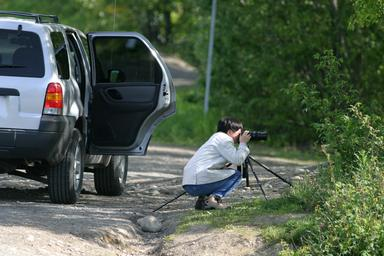
#> input picture files/images/Training/20000.jpg, 384 x 256 px, given as the content of the folder ./../Test_Images/Testing_input/, which was not available
$ python CreateTrainingWithRotation.py   (Python 2 division)
#> lines starting #> are read from the running program, lines starting #| are printed output that depends on the picture; pictures that were not available may be replaced by others from this repository, and a replacement may not be noted
'''
Created on Nov 27, 2015

@author: kannanharidas
'''

import Image
import os
from random import randint
from fileinput import filename
import csv
import shutil


def super_impose_image_for_testing(image_file, rotate, filepath_to_save, file_name, type):
    # background = Image.open(testing_files_path+file_name)
    if type == 0:
        background = Image.open(testing_files_path + file_name)
    else:
        background = Image.open(training_files_path + file_name)

    foreground = Image.open(image_file)
    new_foreground = foreground.convert('RGBA')
    # size = new_foreground.size
    # angle_rand = randint(0,340)
    # print "size = "+str(new_foreground.size)
    new_foreground_rotate = new_foreground.rotate(rotate)
    # new_foreground.rotate(180).show()
    print file_name + " modified!"
    x, y = foreground.size
    x_rand = randint(0, (384 - x))
    y_rand = randint(0, (256 - y))
    background.paste(new_foreground_rotate, (x_rand, y_rand, x_rand + x, y_rand + y), new_foreground_rotate)
    background.save(filepath_to_save)
    # test_files_with_sparky = test_files_with_sparky +1
    testing_files_label[file_name] = 1


def write_csv(file_path_to_save, values):
    training_files_labels_file = open(file_path_to_save, "wb")
    writer1 = csv.writer(training_files_labels_file)
    # testing_files_labels_file = open(testing_filepath+"testing_files_labels.csv","wb")
    # writer2 = csv.writer(testing_files_labels_file)

    for key, value in values.iteritems():
        writer1.writerow([key, value])
    # for key, value in values_testing.iteritems():
    #     writer2.writerow([key,value])
    training_files_labels_file.close()
    # testing_files_labels_file.close()


########################################################################################################################


# [36 lines left out: functions randomize_spary_superimposition, testing_data_full_random, not called in this run]


########################################################################################################################

def small_sparky_superimposition(filepath_to_save, file_name, type):
    super_impose_image_for_testing("rsz_sparky.gif", 0, filepath_to_save, file_name, type)


# [25 lines left out: function output_data_small_sparky, not called in this run]


########################################################################################################################


def large_sparky_superimposition(filepath_to_save, file_name, type):
    super_impose_image_for_testing("sparky_large.gif", 0, filepath_to_save, file_name, type)


# [25 lines left out: function output_data_large_sparky, not called in this run]


########################################################################################################################


def small_sparky_with_angle_superimposition(filepath_to_save, file_name, type):
    super_impose_image_for_testing("rsz_sparky.gif", randint(0, 340), filepath_to_save, file_name, type)


def output_data_small_sparky_with_angle():
    for file_name in test_file_names:
        try:
            rand_int = randint(0, 20)
            if rand_int % 2 == 0:
                small_sparky_with_angle_superimposition(testing_files_path_with_small_sparky_rotate + file_name,
                                                        file_name, 0)
            else:
                shutil.copyfile(testing_files_path + file_name, testing_files_path_with_small_sparky_rotate + file_name)
                testing_files_label[file_name] = 0
        except Exception as detail:
            print "Something bad has happened!!! This is the error ==> ", detail
    write_csv(testing_files_path_with_small_sparky_rotate + "testing_files_labels.csv", testing_files_label)

    for file_name in train_file_names:
        try:
            rand_int = randint(0, 20)
            if rand_int % 2 == 0:
                small_sparky_with_angle_superimposition(training_files_path_with_small_sparky_rotate + file_name,
                                                        file_name, 1)
            else:
                shutil.copyfile(training_files_path + file_name,
                                training_files_path_with_small_sparky_rotate + file_name)
                training_files_label[file_name] = 0
        except Exception as detail:
            print "Something bad has happened!!! This is the error ==> ", detail
    write_csv(training_files_path_with_small_sparky_rotate + "training_files_labels.csv", training_files_label)


########################################################################################################################


def large_sparky_with_angle_superimposition(filepath_to_save, file_name, type):
    super_impose_image_for_testing("sparky_large.gif", randint(0, 340), filepath_to_save, file_name, type)


def output_data_large_sparky_with_angle():
    testing_files_label = {}
    training_files_label = {}
    for file_name in test_file_names:
        try:
            rand_int = randint(0, 20)
            if rand_int % 2 == 0:
                large_sparky_with_angle_superimposition(testing_files_path_with_large_sparky_rotate + file_name, file_name, 0)
#> in super_impose_image_for_testing, background is the input picture: PIL image 384x256 RGB; mean R, G, B 79.9, 93.7, 76.5
#> in super_impose_image_for_testing, `new_foreground_rotate = new_foreground.rotate(rotate)`:
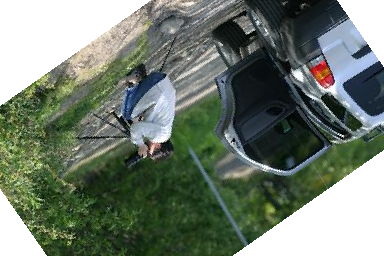
#> new_foreground_rotate: PIL image 384x256 RGBA; mean R, G, B, A 62.2, 73.5, 60.6, 205; transparent parts drawn white
#> in super_impose_image_for_testing, `background.paste(new_foreground_rotate, (x_rand, y_rand, x_rand + x, y..`:
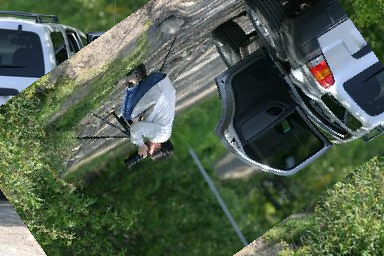
#> background: PIL image 384x256 RGB; mean R, G, B 80.7, 95.5, 77.3
            else:
                shutil.copyfile(testing_files_path + file_name, testing_files_path_with_large_sparky_rotate + file_name)
                testing_files_label[file_name] = 0
        except Exception as detail:
            print "Something bad has happened!!! This is the error ==> ", detail
    write_csv(testing_files_path_with_large_sparky_rotate + "testing_files_labels.csv", testing_files_label)

    for file_name in train_file_names:
        try:
            rand_int = randint(0, 20)
            if rand_int % 2 == 0:
                large_sparky_with_angle_superimposition(training_files_path_with_large_sparky_rotate + file_name, file_name, 1)
#> call 2 of super_impose_image_for_testing, with image_file = 'sparky_large.gif', rotate = 248, file_name = '20000.jpg', type = 1
#> in super_impose_image_for_testing (call 2), `new_foreground_rotate = new_foreground.rotate(rotate)`:
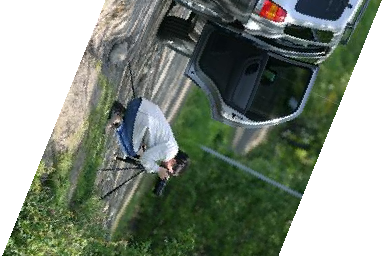
#> new_foreground_rotate: PIL image 384x256 RGBA; mean R, G, B, A 57.5, 67.3, 54.8, 183.4; transparent parts drawn white
#> in super_impose_image_for_testing (call 2), `background.paste(new_foreground_rotate, (x_rand, y_rand, x_rand + x, y..`:
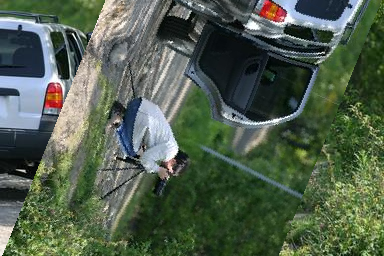
#> background: PIL image 384x256 RGB; mean R, G, B 80.6, 95, 76.9
            else:
                shutil.copyfile(training_files_path + file_name,
                                training_files_path_with_large_sparky_rotate + file_name)
                training_files_label[file_name] = 0
        except Exception as detail:
            print "Something bad has happened!!! This is the error ==> ", detail
    write_csv(training_files_path_with_large_sparky_rotate + "training_files_labels.csv", training_files_label)


########################################################################################################################


if __name__ == '__main__':
    pass

testing_files_label = {}
training_files_label = {}

testing_files_path = "./../Test_Images/Testing_input/"
training_files_path = "./../Test_Images/Training_input/"

# Training file paths
training_files_path_with_small_sparky = "./../Test_Images/Output_files/Small_sparky/Training/"
training_files_path_with_large_sparky = "./../Test_Images/Output_files/Large_sparky/Training/"
training_files_path_with_small_sparky_rotate = "./../Test_Images/Output_files/Small_sparky_rotate/Training/"
training_files_path_with_large_sparky_rotate = "./../Test_Images/Output_files/Large_sparky_rotate/Training/"
training_files_path_with_random_sparky = "./../Test_Images/Output_files/Random_sparky/Training/"

# Testing file paths
testing_files_path_with_small_sparky = "./../Test_Images/Output_files/Small_sparky/Testing/"
testing_files_path_with_large_sparky = "./../Test_Images/Output_files/Large_sparky/Testing/"
testing_files_path_with_small_sparky_rotate = "./../Test_Images/Output_files/Small_sparky_rotate/Testing/"
testing_files_path_with_large_sparky_rotate = "./../Test_Images/Output_files/Large_sparky_rotate/Testing/"
testing_files_path_with_random_sparky = "./../Test_Images/Output_files/Random_sparky/Testing/"

test_file_names = os.listdir(testing_files_path)
train_file_names = os.listdir(training_files_path)
test_files_with_sparky = 0
train_files_with_sparky = 0

print "large sparky with angle - start"
output_data_large_sparky_with_angle()
print "large sparky with angle - end"

testing_files_label = {}
training_files_label = {}

print "small sparky with angle - start"
output_data_small_sparky_with_angle()
#> (the run stopped early here; a loop or call above may not have finished)

$ run again, on files/images/Training/20065.jpg
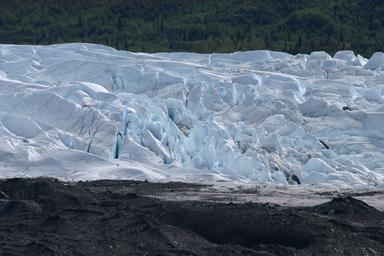
#> input picture files/images/Training/20065.jpg, 384 x 256 px, given as the content of the folder ./../Test_Images/Testing_input/, which was not available
#> in super_impose_image_for_testing, background is the input picture: PIL image 384x256 RGB; mean R, G, B 94.9, 107.7, 122.5
#> in super_impose_image_for_testing, `background.paste(new_foreground_rotate, (x_rand, y_rand, x_rand + x, y..`:
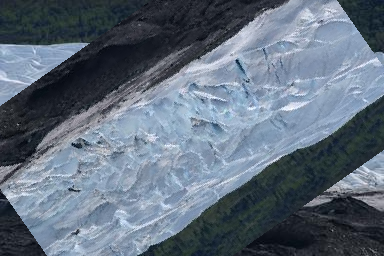
#> background: PIL image 384x256 RGB; mean R, G, B 97, 109.9, 124.8
#> in super_impose_image_for_testing (call 2), `background.paste(new_foreground_rotate, (x_rand, y_rand, x_rand + x, y..`:
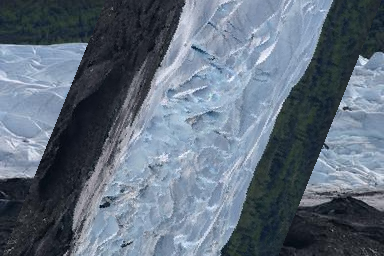
#> background: PIL image 384x256 RGB; mean R, G, B 96.8, 109.8, 124.6

$ run again, on files/images/Training/20066.jpg
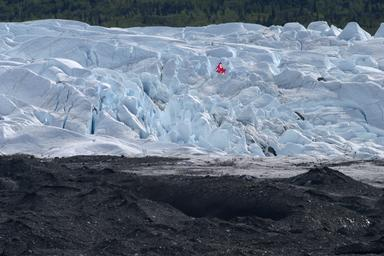
#> input picture files/images/Training/20066.jpg, 384 x 256 px, given as the content of the folder ./../Test_Images/Testing_input/, which was not available
#> in super_impose_image_for_testing, background is the input picture: PIL image 384x256 RGB; mean R, G, B 101.2, 113.1, 128.5
#> in super_impose_image_for_testing, `background.paste(new_foreground_rotate, (x_rand, y_rand, x_rand + x, y..`:
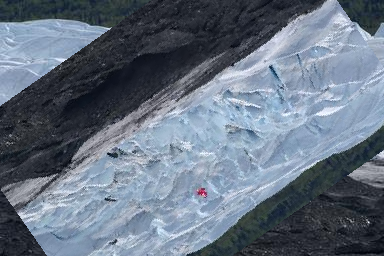
#> background: PIL image 384x256 RGB; mean R, G, B 102.3, 114.3, 129.8
#> in super_impose_image_for_testing (call 2), `background.paste(new_foreground_rotate, (x_rand, y_rand, x_rand + x, y..`:
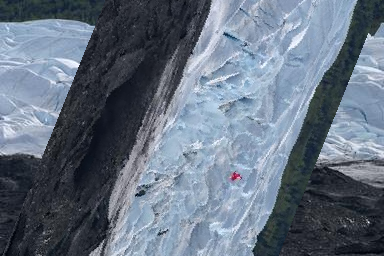
#> background: PIL image 384x256 RGB; mean R, G, B 101.9, 113.9, 129.4

$ run again, on files/images/Training/20072.jpg
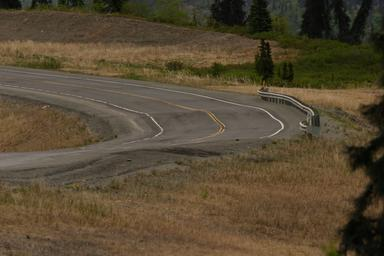
#> input picture files/images/Training/20072.jpg, 384 x 256 px, given as the content of the folder ./../Test_Images/Testing_input/, which was not available
#> in super_impose_image_for_testing, background is the input picture: PIL image 384x256 RGB; mean R, G, B 86.5, 73.3, 51.5
#> in super_impose_image_for_testing, `background.paste(new_foreground_rotate, (x_rand, y_rand, x_rand + x, y..`:
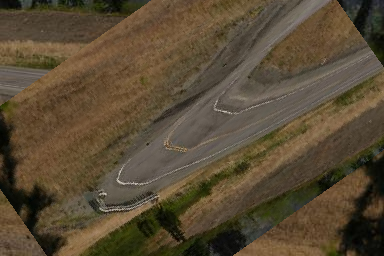
#> background: PIL image 384x256 RGB; mean R, G, B 88.4, 74.4, 52.5
#> in super_impose_image_for_testing (call 2), `background.paste(new_foreground_rotate, (x_rand, y_rand, x_rand + x, y..`:
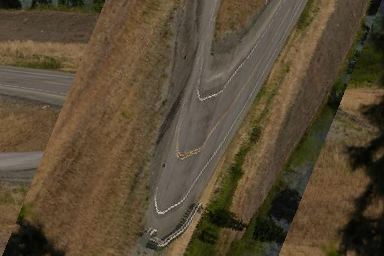
#> background: PIL image 384x256 RGB; mean R, G, B 88.3, 74.2, 52.3
